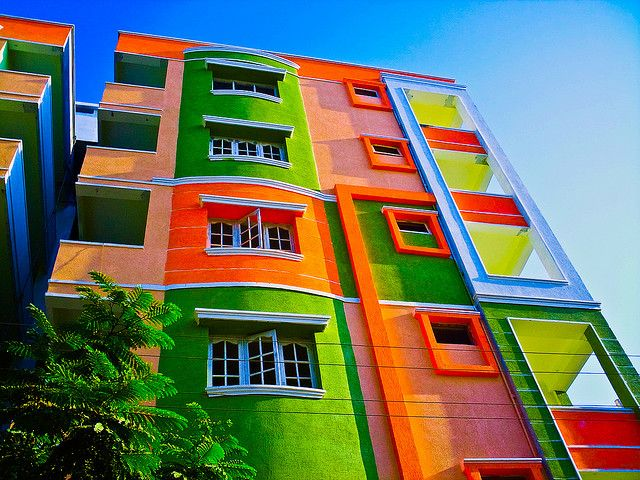
#> input picture Coding/images/building.jpg, 640 x 480 px, found by its file name
$ python splitmerge.py
#> lines starting #> are read from the running program, lines starting #| are printed output that depends on the picture
import cv2 as cv
import numpy as np

img = cv.imread("images/building.jpg")
#> img is the input picture: shape (480, 640, 3); mean B, G, R 96.4, 116.3, 107.2
cv.imshow("Scene",img)

# SPLITTING THE IMAGE INTO ITS RESPECTIVE CHANNELS
b, g, r = cv.split(img) # HERE EACH SPLLITED COLOR WILL BE A GRAYSCALE IMAGE AND MARKED AS WHITE COLOR
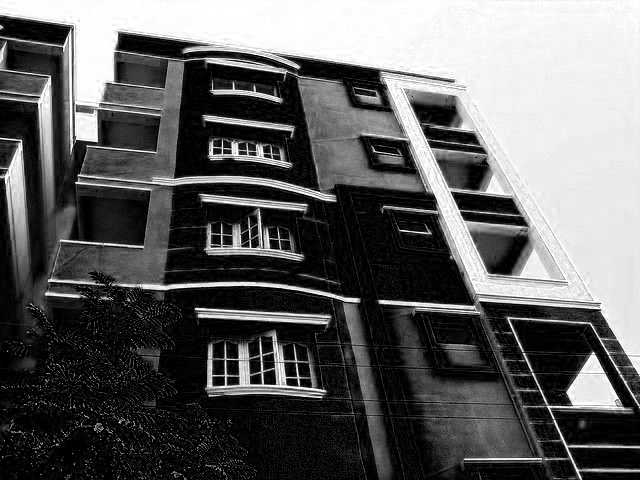
#> b: shape (480, 640); min 0, max 255, mean 96.4
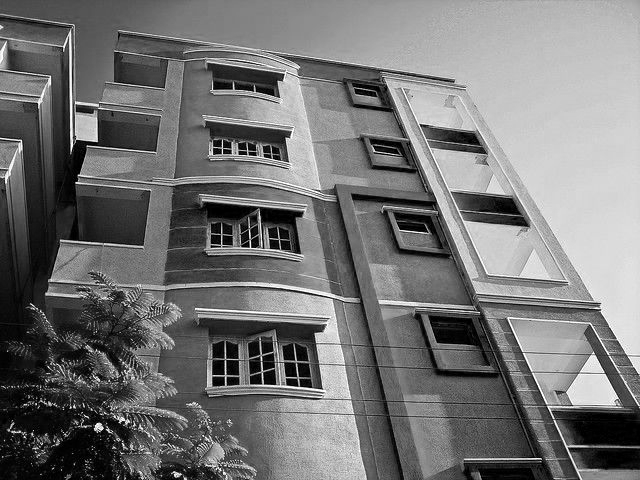
#> g: shape (480, 640); min 0, max 255, mean 116.3
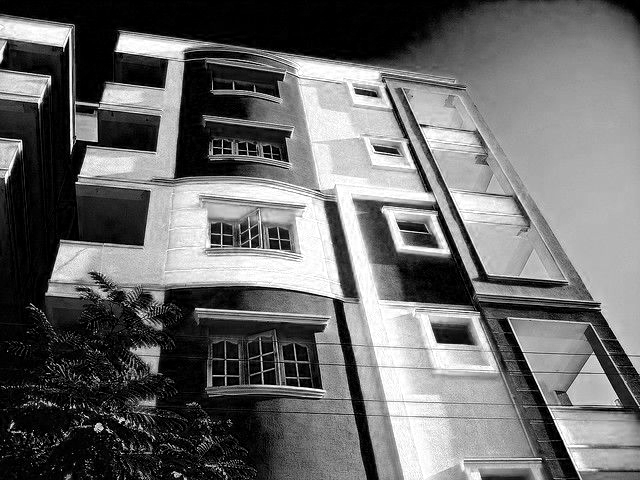
#> r: shape (480, 640); min 0, max 255, mean 107.2
# cv.imshow("Blue",b)
# cv.imshow("Green",g)
# cv.imshow("Red",r)

# MERGING THE SPLIITED CHANNELS INTO A SINGLE IMAGE
merged = cv.merge([b,g,r])
cv.imshow("Merged",merged)

# PRINTING NUMBER OF CHANNELS IN EACH CHANNEL ARRAY
print(img.shape) # 3 CHANNELS (BGR)
#| (480, 640, 3)
print(b.shape)   # 1 CHANNEL (GRAYSCALE)
#| (480, 640)
print(g.shape)   # 1 CHANNEL (GRAYSCALE)
#| (480, 640)
print(r.shape)   # 1 CHANNEL (GRAYSCALE)
#| (480, 640)

# DISPLAYING THE ONLY SPLIITED CHANNELS IN DIFFERENT COLORS USING NUMPY (CANNOT MERGE ONLY COLORS)
blank = np.zeros(img.shape[:2], dtype='uint8') # CREATING A BLANK IMAGE OF SAME SIZE AS ORIGINAL IMAGE
blue = cv.merge([b, blank, blank]) # MERGING THE BLUE CHANNEL WITH BLANK IMAGE
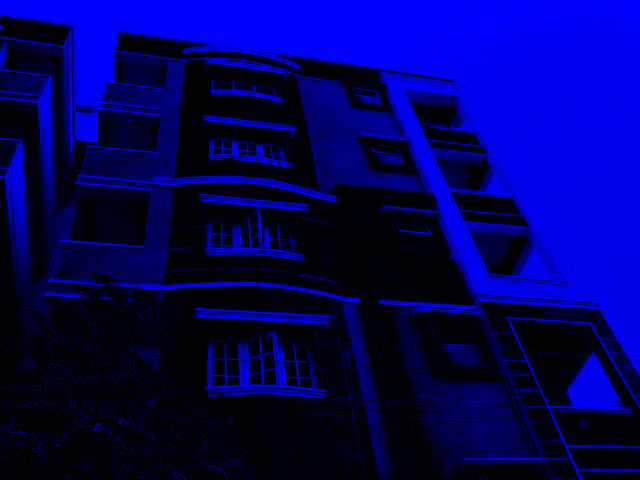
#> blue: shape (480, 640, 3); mean of channels 0, 1, 2 96.4, 0, 0; drawn as B, G, R
green = cv.merge([blank, g, blank]) # MERGING THE GREEN CHANNEL WITH BLANK IMAGE
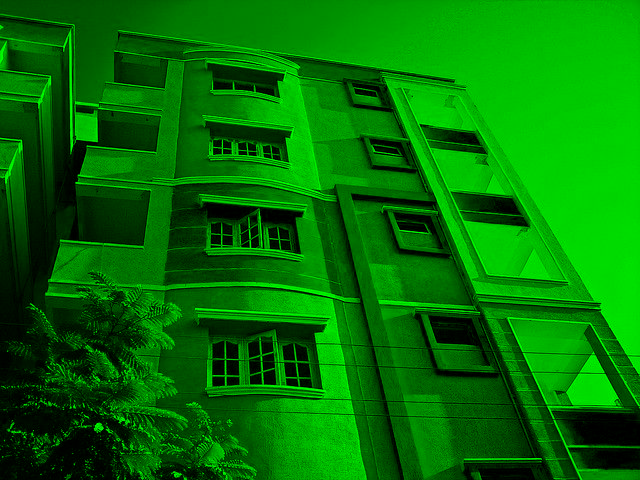
#> green: shape (480, 640, 3); mean of channels 0, 1, 2 0, 116.3, 0; drawn as B, G, R
red = cv.merge([blank, blank, r]) # MERGING THE RED CHANNEL WITH BLANK IMAGE
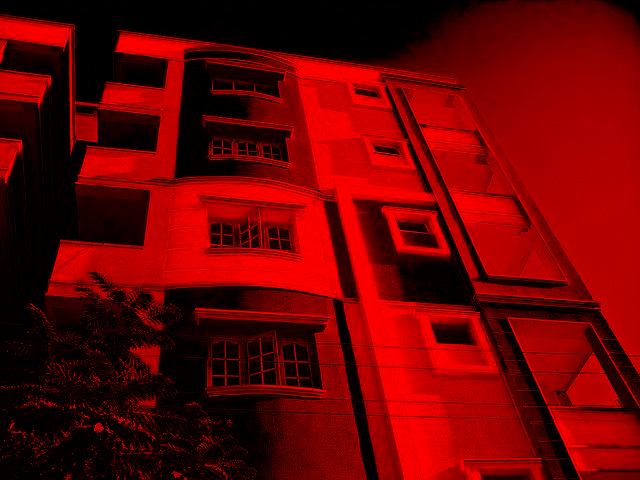
#> red: shape (480, 640, 3); mean of channels 0, 1, 2 0, 0, 107.2; drawn as B, G, R
cv.imshow("Only Blue",blue)
cv.imshow("Only Green",green)
cv.imshow("Only Red",red)


cv.waitKey(0)

$ run again, with Coding/images/cat.jpg copied over Coding/images/building.jpg
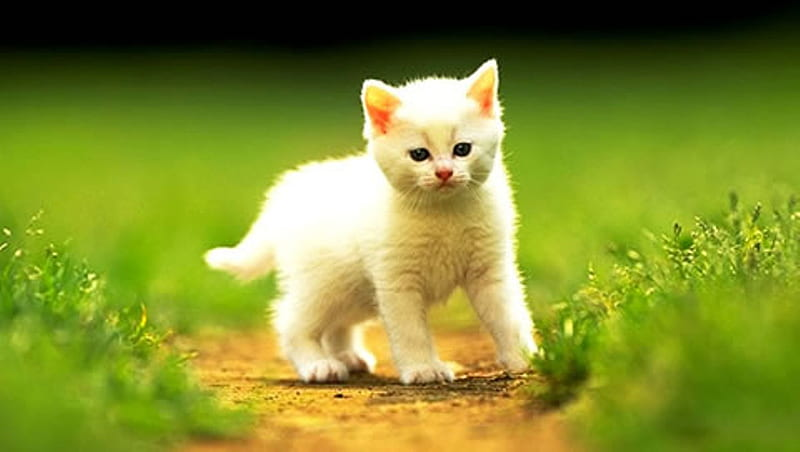
#> input picture Coding/images/cat.jpg, 800 x 452 px, found by its file name
#> img is the input picture: shape (452, 800, 3); mean B, G, R 45.3, 140.6, 129
#| (452, 800, 3)
#| (452, 800)
#| (452, 800)
#| (452, 800)
#> `green = cv.merge([blank, g, blank])`:
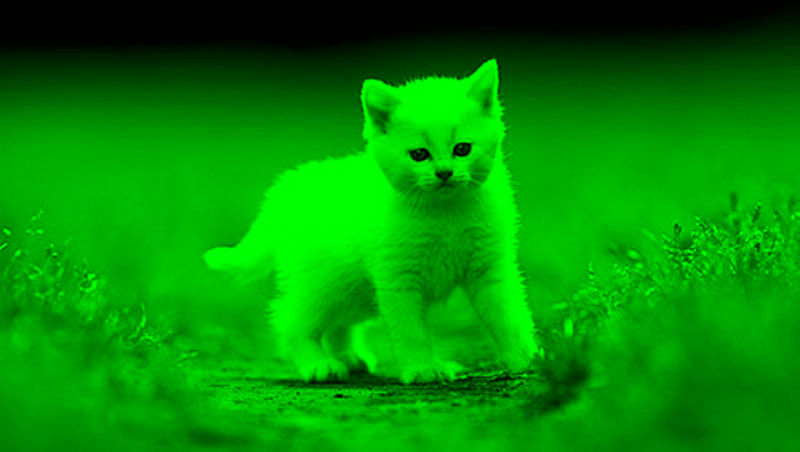
#> green: shape (452, 800, 3); mean of channels 0, 1, 2 0, 140.6, 0; drawn as B, G, R
#> `red = cv.merge([blank, blank, r])`:
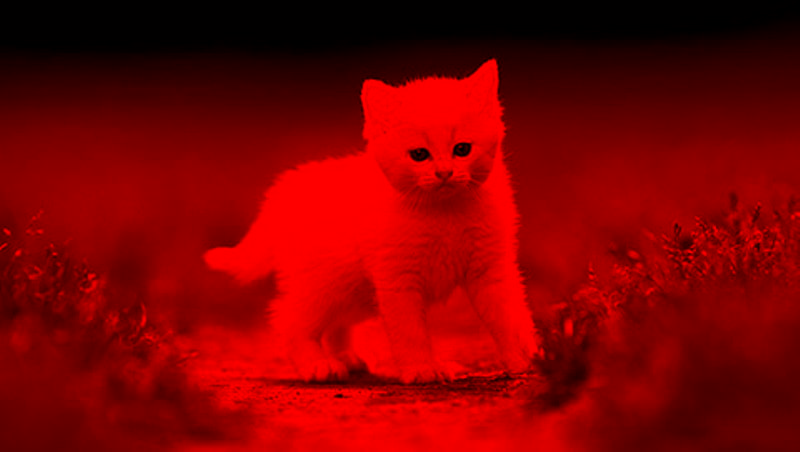
#> red: shape (452, 800, 3); mean of channels 0, 1, 2 0, 0, 129; drawn as B, G, R

$ run again, with Coding/images/home.jpg copied over Coding/images/building.jpg
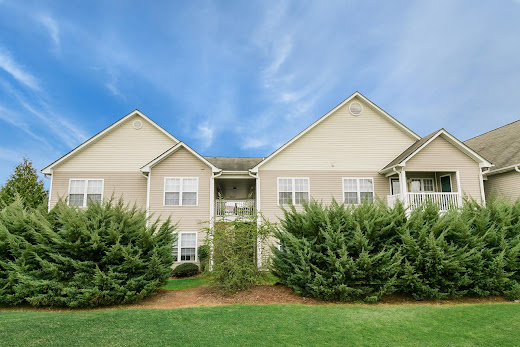
#> input picture Coding/images/home.jpg, 520 x 347 px, found by its file name
#> img is the input picture: shape (347, 520, 3); mean B, G, R 142.8, 148.4, 124.5
#| (347, 520, 3)
#| (347, 520)
#| (347, 520)
#| (347, 520)
#> `green = cv.merge([blank, g, blank])`:
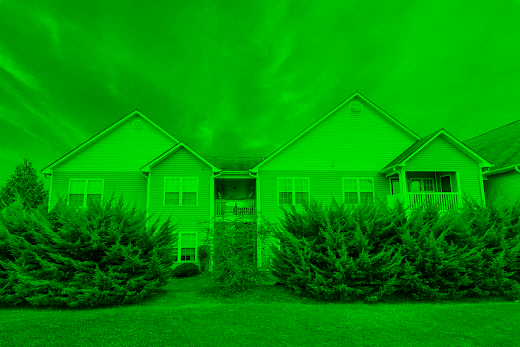
#> green: shape (347, 520, 3); mean of channels 0, 1, 2 0, 148.4, 0; drawn as B, G, R
#> `red = cv.merge([blank, blank, r])`:
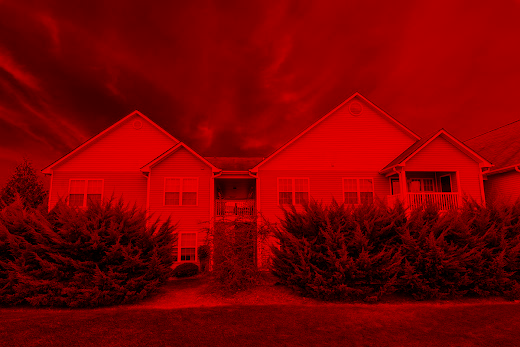
#> red: shape (347, 520, 3); mean of channels 0, 1, 2 0, 0, 124.5; drawn as B, G, R

$ run again, with Coding/images/scene.jpg copied over Coding/images/building.jpg
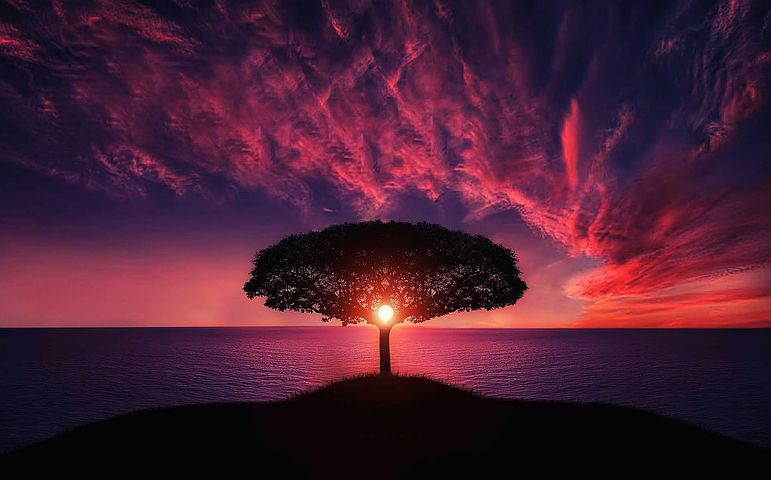
#> input picture Coding/images/scene.jpg, 771 x 480 px, found by its file name
#> img is the input picture: shape (480, 771, 3); mean B, G, R 51.3, 30.4, 73.7
#| (480, 771, 3)
#| (480, 771)
#| (480, 771)
#| (480, 771)
#> `green = cv.merge([blank, g, blank])`:
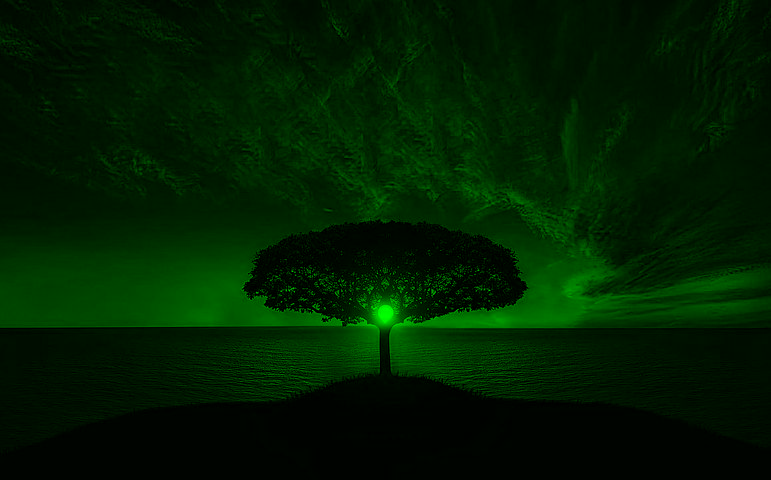
#> green: shape (480, 771, 3); mean of channels 0, 1, 2 0, 30.4, 0; drawn as B, G, R
#> `red = cv.merge([blank, blank, r])`:
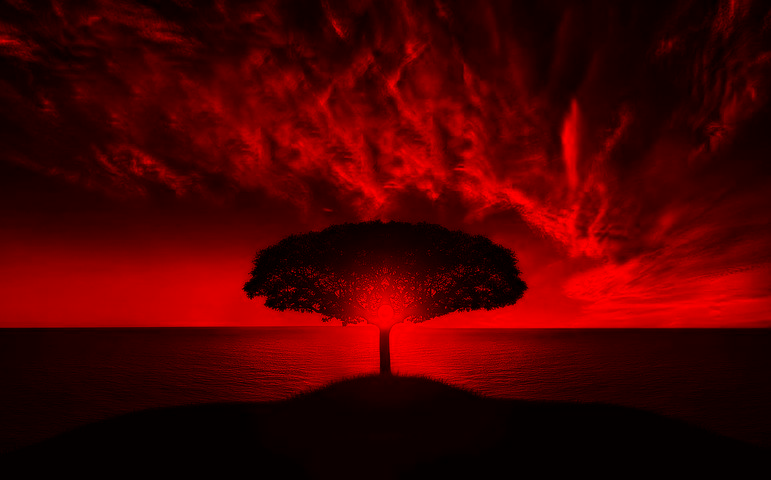
#> red: shape (480, 771, 3); mean of channels 0, 1, 2 0, 0, 73.7; drawn as B, G, R
